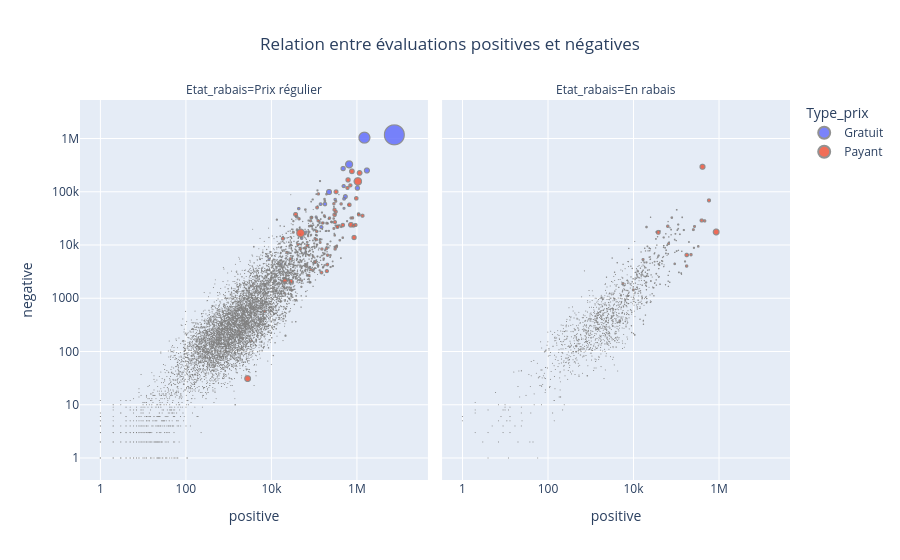

The cell this chart's notebook holds for it:
### Markdown cell above
<div class="alert alert-warning" style="font-size:16px;">
<b>
3.2 Visualisez la relation entre les évaluations positives et négatives.
<br><br>
Utilisez Plotly Express pour créer un nuage de points (scatter plot) interactif.
<br><br>
- Sur l'axe X : positive
<br>
- Sur l'axe Y : negative
<br>
- Différenciez les points selon le type de prix (color='Type_prix')
<br>
- Faites varier la taille des points selon le nombre de joueurs simultanés (size='ccu')
<br>
- Creez des sous-graphiques (subplots) pour chaque état du rabais afin de comparer facilement les distributions
<br>
- Utilisez des axes logarithmiques pour mieux visualiser les jeux très populaires et les jeux plus modestes
<br>
- Pour mieux visualiser les petits points, ajoutez un contour gris à tous les points avec : 
fig.update_traces(marker=dict(line=dict(width=1, color='gray'), opacity=0.85))
<br><br>
Ajoutez un titre clair à la figure, centrez-le et affichez-la avec fig.show().
<br><br>
Indice : il est préferable de filtrer les jeux pour lesquels le nombre d'évaluations positives et negatives est strictement superieur à 0 avant de tracer le graphique.
</b>
</div>

### Code cell
# TODO Tracer le nuage de points interactif avec Plotly Express
df_plot = df_steam[(df_steam["positive"] > 0) & (df_steam["negative"] > 0)]

fig = px.scatter(
    df_plot,
    x="positive",
    y="negative",
    color="Type_prix",
    size="ccu",
    facet_col="Etat_rabais",
    log_x=True,
    log_y=True,
    title="Relation entre évaluations positives et négatives"
)

fig.update_traces(marker=dict(line=dict(width=1, color='gray'), opacity=0.85))
fig.update_layout(title_x=0.5)
fig.show()

### Figure 1 — Plotly figure (JSON) as saved in the notebook; plotly's stock layout.template omitted (floating-point values rounded to 4 significant figures; data arrays with more than 128 entries replaced by an {"elided": "..."} marker saying what was removed)
{"data": [{"hovertemplate": "Type_prix=Gratuit<br>Etat_rabais=Prix régulier<br>positive=%{x}<br>negative=%{y}<br>ccu=%{marker.size}<extra></extra>", "legendgroup": "Gratuit", "marker": {"color": "#636efa", "line": {"color": "gray", "width": 1}, "opacity": 0.85, "size": {"elided": "2053 int values"}, "sizemode": "area", "sizeref": 2535.0, "symbol": "circle"}, "mode": "markers", "name": "Gratuit", "showlegend": true, "type": "scattergl", "x": {"elided": "2053 int values"}, "xaxis": "x", "y": {"elided": "2053 int values"}, "yaxis": "y"}, {"hovertemplate": "Type_prix=Payant<br>Etat_rabais=Prix régulier<br>positive=%{x}<br>negative=%{y}<br>ccu=%{marker.size}<extra></extra>", "legendgroup": "Payant", "marker": {"color": "#EF553B", "line": {"color": "gray", "width": 1}, "opacity": 0.85, "size": {"elided": "6448 int values"}, "sizemode": "area", "sizeref": 2535.0, "symbol": "circle"}, "mode": "markers", "name": "Payant", "showlegend": true, "type": "scattergl", "x": {"elided": "6448 int values"}, "xaxis": "x", "y": {"elided": "6448 int values"}, "yaxis": "y"}, {"hovertemplate": "Type_prix=Payant<br>Etat_rabais=En rabais<br>positive=%{x}<br>negative=%{y}<br>ccu=%{marker.size}<extra></extra>", "legendgroup": "Payant", "marker": {"color": "#EF553B", "line": {"color": "gray", "width": 1}, "opacity": 0.85, "size": {"elided": "1299 int values"}, "sizemode": "area", "sizeref": 2535.0, "symbol": "circle"}, "mode": "markers", "name": "Payant", "showlegend": false, "type": "scattergl", "x": {"elided": "1299 int values"}, "xaxis": "x2", "y": {"elided": "1299 int values"}, "yaxis": "y2"}], "layout": {"annotations": [{"font": {}, "showarrow": false, "text": "Etat_rabais=Prix régulier", "x": 0.245, "xanchor": "center", "xref": "paper", "y": 1, "yanchor": "bottom", "yref": "paper"}, {"font": {}, "showarrow": false, "text": "Etat_rabais=En rabais", "x": 0.755, "xanchor": "center", "xref": "paper", "y": 1, "yanchor": "bottom", "yref": "paper"}], "legend": {"itemsizing": "constant", "title": {"text": "Type_prix"}, "tracegroupgap": 0}, "title": {"text": "Relation entre évaluations positives et négatives", "x": 0.5}, "xaxis": {"anchor": "y", "domain": [0, 0.49], "title": {"text": "positive"}, "type": "log"}, "xaxis2": {"anchor": "y2", "domain": [0.51, 1], "matches": "x", "title": {"text": "positive"}, "type": "log"}, "yaxis": {"anchor": "x", "domain": [0, 1], "title": {"text": "negative"}, "type": "log"}, "yaxis2": {"anchor": "x2", "domain": [0, 1], "matches": "y", "showticklabels": false, "type": "log"}}}
